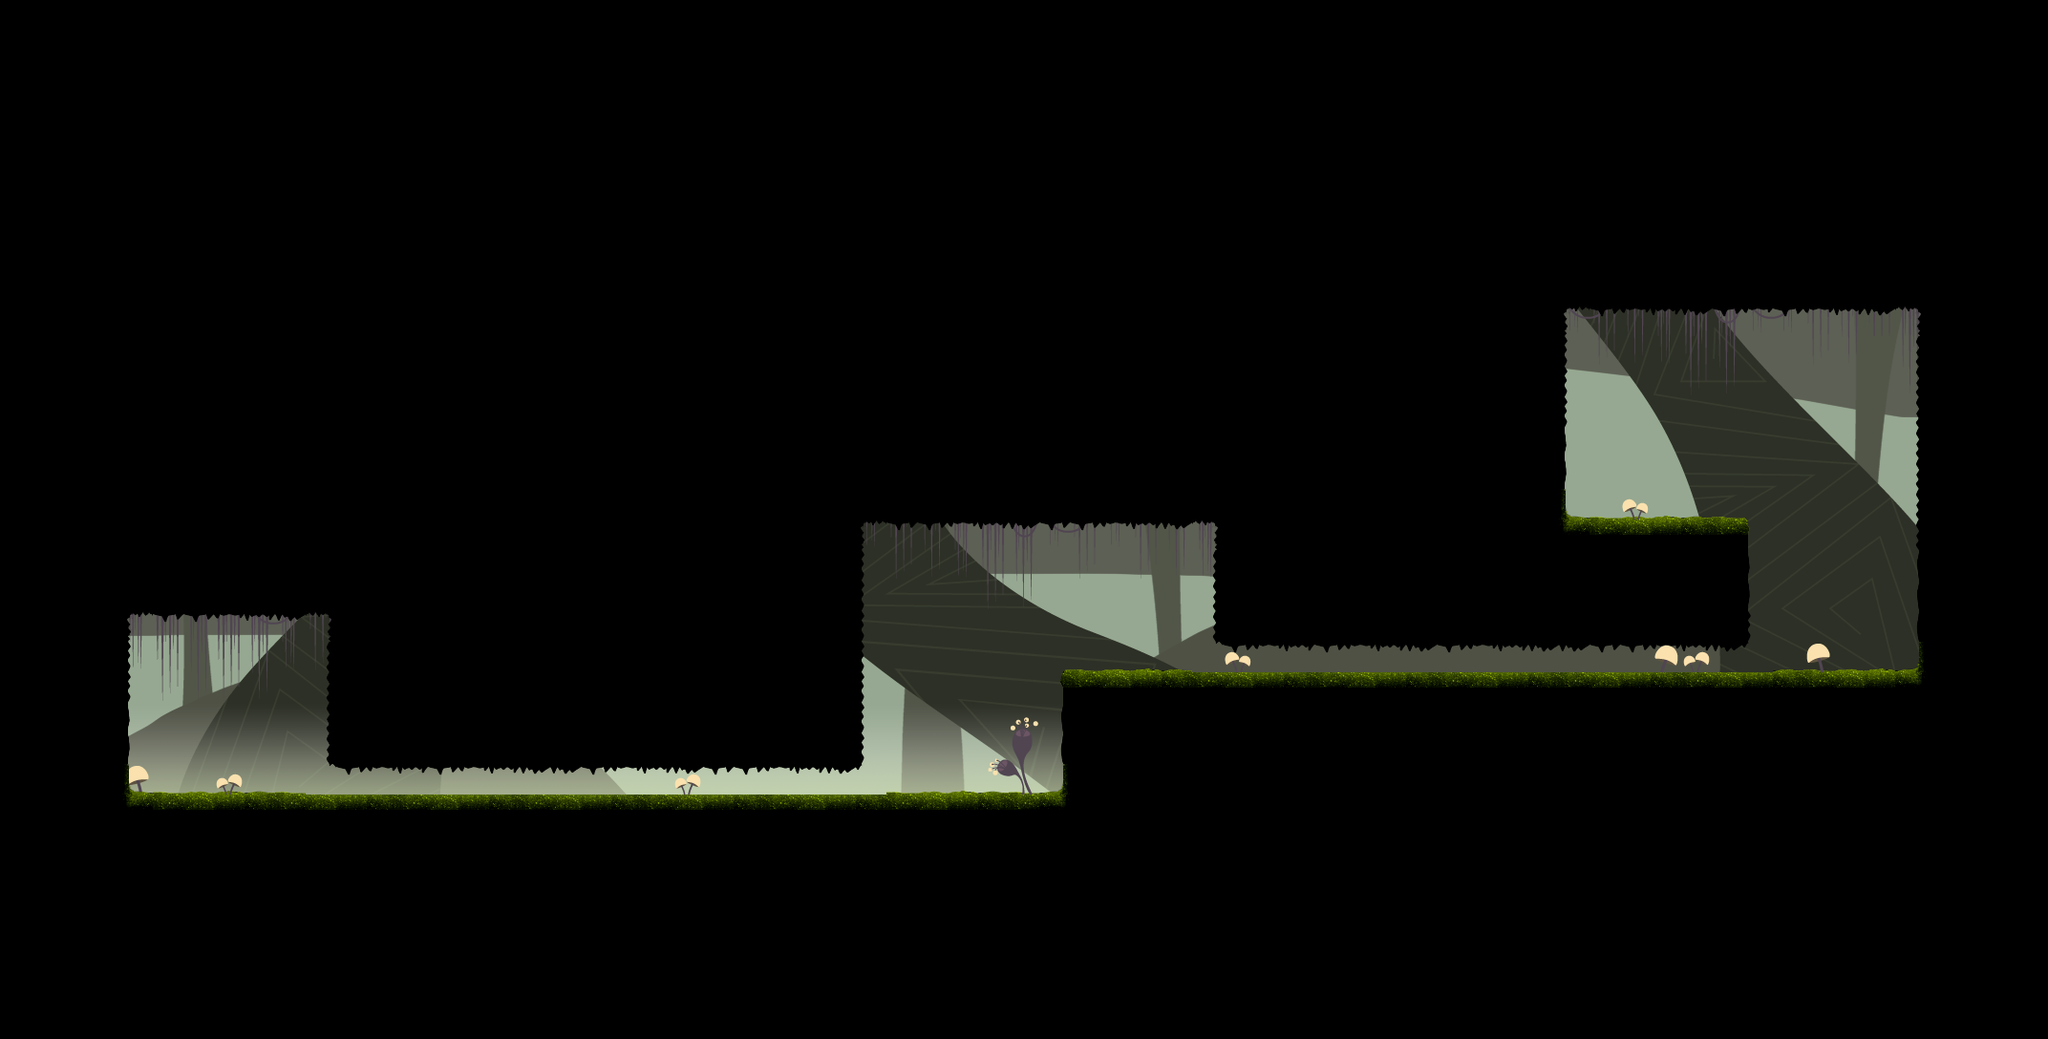

Below is a game level as drawn by its tile map, then a one-line description and the .tmx that defines it (tile-layer data replaced by summaries):
An orthogonal 67x34 tile map with 32x32 px tiles, 9 tile layers (Fundo4, Fundo3, Fundo2, Fundo1, ...), 7 tilesets and 14 objects.

<map version="1.0" orientation="orthogonal" width="67" height="34" tilewidth="32" tileheight="32" backgroundcolor="#96a891">
 <tileset firstgid="1" name="plantcave" tilewidth="32" tileheight="32">
  <image source="tilesetplantcave.png" width="256" height="256" />
 </tileset>
 <tileset firstgid="65" name="plants" tilewidth="32" tileheight="32">
  <image source="PlantsTileset.png" width="256" height="256" />
 </tileset>
 <tileset firstgid="129" name="fog" tilewidth="32" tileheight="32">
  <image source="fog.png" width="128" height="128" />
 </tileset>
 <tileset firstgid="145" name="Fundo1" tilewidth="32" tileheight="32">
  <image source="Fundo1.png" width="2048" height="1024" />
 </tileset>
 <tileset firstgid="2193" name="Fundo2" tilewidth="32" tileheight="32">
  <image source="Fundo2.png" width="2048" height="1024" />
 </tileset>
 <tileset firstgid="4241" name="Fundo3" tilewidth="32" tileheight="32">
  <image source="Fundo3.png" width="2048" height="1024" />
 </tileset>
 <tileset firstgid="6289" name="Fundo4" tilewidth="32" tileheight="32">
  <image source="Fundo4.png" width="2048" height="1024" />
 </tileset>
 <layer name="Fundo4" width="67" height="34">
  <data>[2278 cells, 1173 non-empty, 756 distinct tile ids]</data>
 </layer>
 <layer name="Fundo3" width="67" height="34">
  <data>[2278 cells, 1194 non-empty, 1103 distinct tile ids]</data>
 </layer>
 <layer name="Fundo2" width="67" height="34">
  <data>[2278 cells, 456 non-empty, 456 distinct tile ids]</data>
 </layer>
 <layer name="Fundo1" width="67" height="34">
  <data>[2278 cells, 1780 non-empty, 1780 distinct tile ids]</data>
 </layer>
 <layer name="Nevoa" width="67" height="34">
  <data>[2278 cells, 128 non-empty, 16 distinct tile ids]</data>
 </layer>
 <layer name="Tiles 4" width="67" height="34">
  <data>[2278 cells, 10 non-empty, 3 distinct tile ids]</data>
 </layer>
 <layer name="Tiles 3" width="67" height="34">
  <data>[2278 cells, 89 non-empty, 13 distinct tile ids]</data>
 </layer>
 <layer name="Tiles 2 (Game)" width="67" height="34">
  <data>[2278 cells, 2138 non-empty, 31 distinct tile ids]</data>
 </layer>
 <layer name="Tiles 1" width="67" height="34">
  <data>[2278 cells, 9 non-empty, 9 distinct tile ids]</data>
 </layer>
 <objectgroup name="Collider" width="67" height="34" visible="0">
  <object x="0" y="0" width="896" height="640" />
  <object x="352" y="640" width="544" height="160" />
  <object x="896" y="0" width="736" height="544" />
  <object x="1280" y="544" width="544" height="128" />
  <object x="1632" y="0" width="512" height="320" />
  <object x="2016" y="320" width="128" height="768" />
  <object x="1120" y="704" width="896" height="384" />
  <object x="0" y="640" width="128" height="448" />
  <object x="128" y="832" width="992" height="256" />
 </objectgroup>
 <objectgroup name="Bounds" width="67" height="34">
  <object x="0" y="0">
   <ellipse />
  </object>
  <object x="2144" y="1088">
   <ellipse />
  </object>
 </objectgroup>
 <objectgroup name="Lumens" width="67" height="34" visible="0">
  <object x="1184" y="608" width="32" height="32">
   <ellipse />
  </object>
 </objectgroup>
 <objectgroup name="Portal" width="67" height="34" visible="0">
  <object x="1728" y="544">
   <ellipse />
  </object>
 </objectgroup>
 <objectgroup name="PluStart" width="67" height="34" visible="0">
  <object x="224" y="800" width="32" height="32">
   <ellipse />
  </object>
 </objectgroup>
</map>
